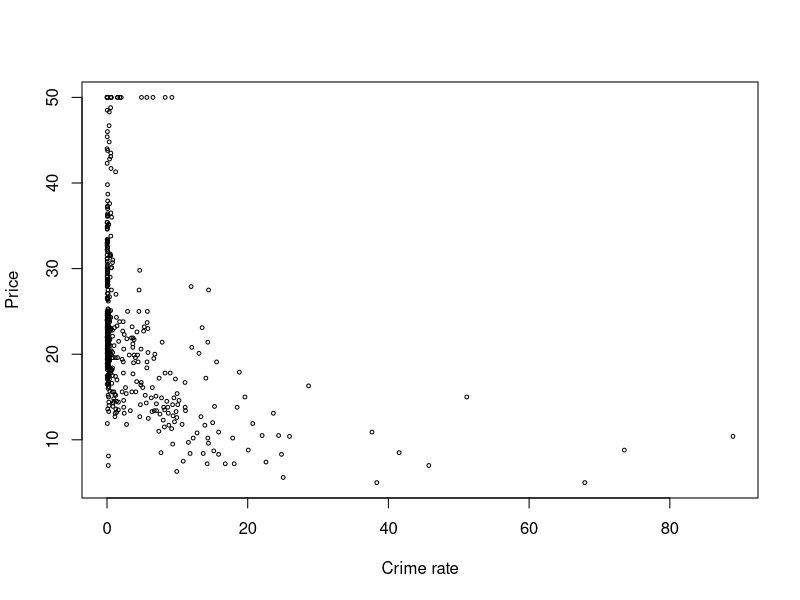
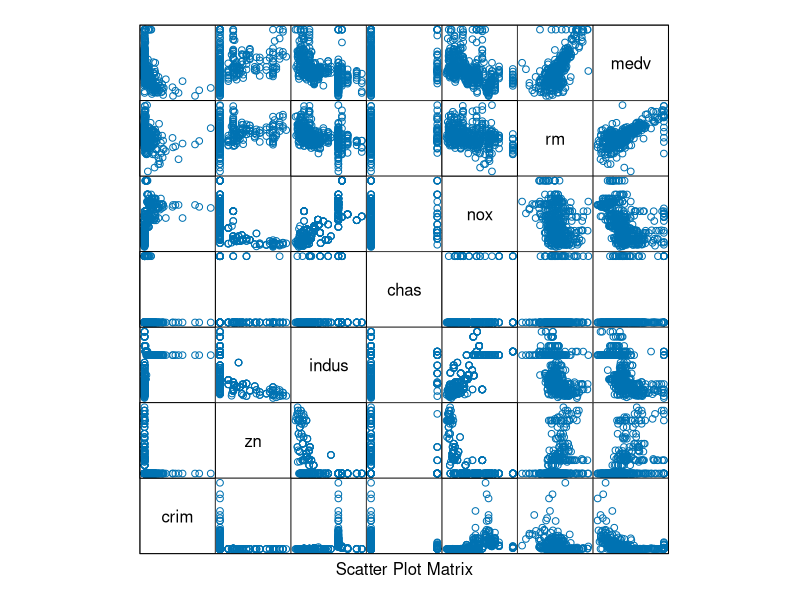
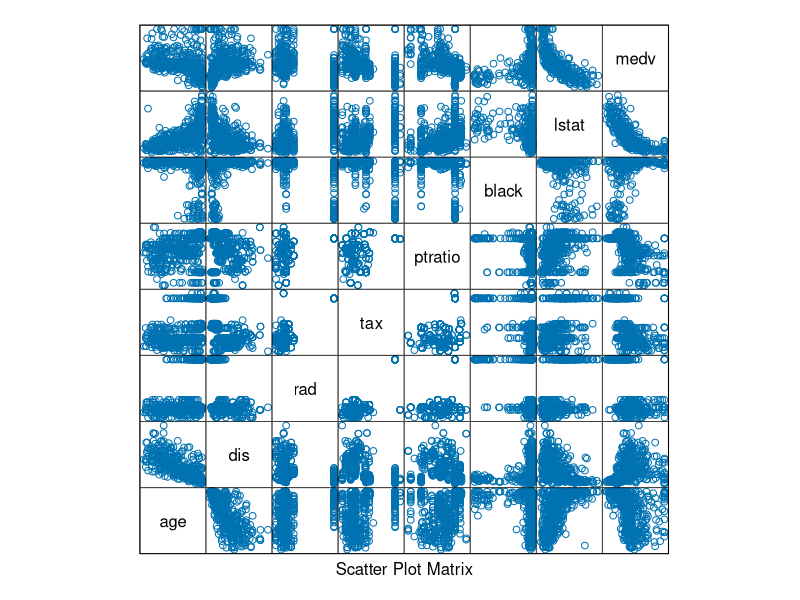
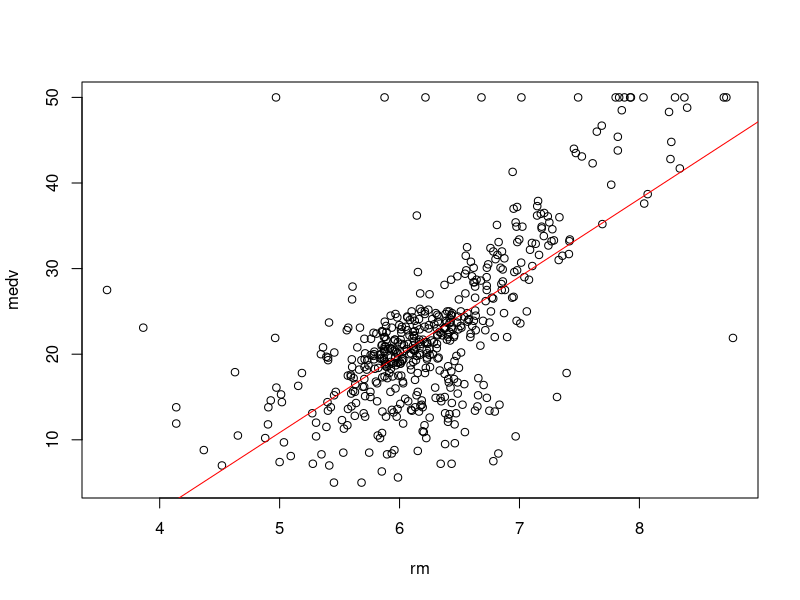
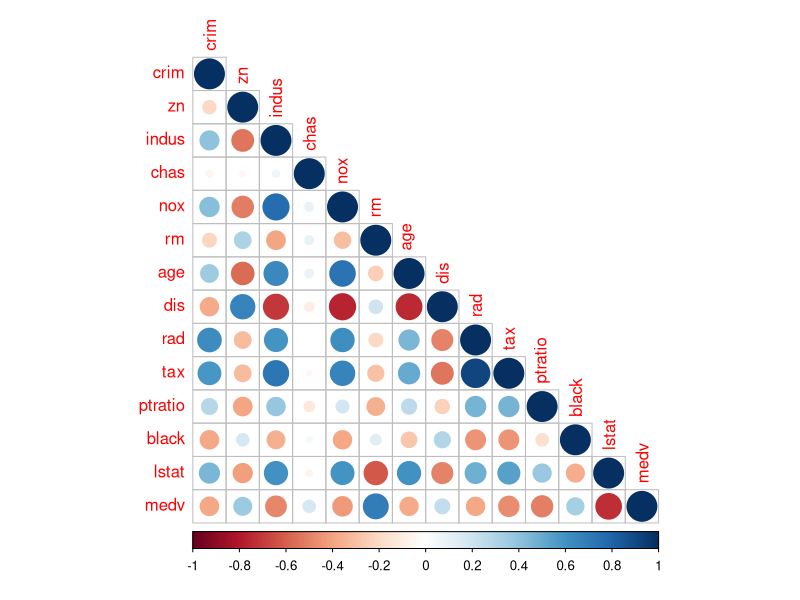
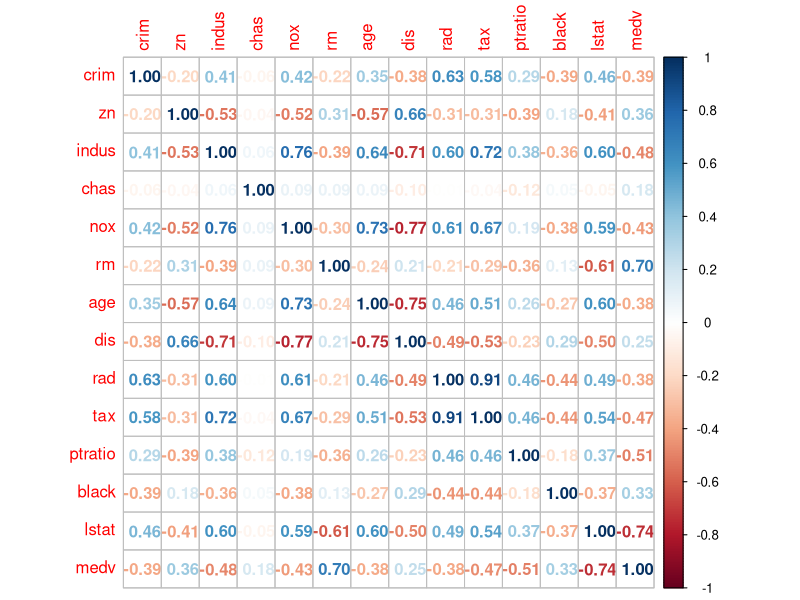

These figures' R source, in order: (Note: this script raises an error after producing the figures.)
#In this code we are doing an example of linear regression usin R code.



#Load data
library(MASS)
data("Boston")
View(Boston)

?Boston


set.seed(2)
install.packages("caTools")
library(caTools)

split<-sample.split(Boston$medv,SplitRatio=0.7)
#here we divide the data with the ratio 0.7

split

training_data<-subset(Boston,split=="TRUE")
testing_data<-subset(Boston,split=="FALSE")

plot(Boston$crim,Boston$medv,cex=0.5,xlab = "Crime rate", ylab = "Price")
cr<-cor(Boston)
#here we can se how the crime rate drecrease as well as the price increases


#creating a scatterplot matrix
attach(Boston)
library(lattice)
splom(~Boston[c(1:6,14)],groups=NULL,data=Boston,axis.line.tck=0,axis.text.alpha=0)
splom(~Boston[c(7:14)],groups=NULL,data=Boston,axis.line.tck=0,axis.text.alpha=0)

#rm & medv
plot(rm,medv)
abline(lm(medv~rm),col="red")

library(corrplot)

corrplot(cr,type="lower")
corrplot(cr,method="number")

install.packages("caret")
library(caret)

Boston_a=subset(Boston,select=-c(medv))
numericData<-Boston_a[sapply(Boston_a,is_numeric)]
descrCor<-cor(numericData)

install.packages("car")
library(car)

model<-lm(medv~.,data=training_data)
vif(model)

summary(model)

predic<-predict(model,testing_data)
predic

plot(testing_data$medv,type = "l",lty=1.8,col="green")
lines(predic,type = "l",col="blue")
